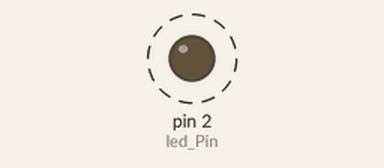
Recording of a sketch running on a simulated Arduino Uno, built with avr-gcc and run on an emulated ATmega328P. On the bench: output pins drawn as LEDs (lit = HIGH). Dashed ring = blinking.

Above: at 0.12 s.
Timing chart, 0 to 3.0 s (numbered marks = the images above):
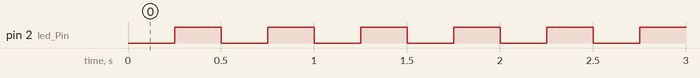

The sketch:

singleLEDBlink.ino
```cpp
/*
Control the blink rate of 1 LED using a custom function
You can control:
- Speed of the blinking (led_BlinkTime in milliseconds)
- Whether it starts as ON/OFF (led_BlinkBeginState)
*/

int led_Pin = 2;
int led_BlinkTime = 500;      // Time for one complete blink cycle (milliseconds)
bool led_BlinkBeginState = false; // Initial state for blinking LED (true = on, false = off)

void setup()
{
  // Initialize LED pin as output
  pinMode(led_Pin, OUTPUT);
}

void loop()
{
  // Control the blinking LED
  bool ledState = blink(led_BlinkTime, led_BlinkBeginState);
  digitalWrite(led_Pin, ledState);
}

// Function to determine LED state for blinking
// Uses timing logic to control the behaviour
// blinkTime = how fast it is blinking (milliseconds)
// beginState = determines whether its starting state is ON or OFF
bool blink(int blinkTime, bool beginState) {
  // Define the boolean variable we will return
  bool ledShouldBeOn = false;

  // Calculate current position in blink cycle
  // Using modulo (%) to get remainder when dividing current time by blink time
  // millis() keeps counting up continuously (0, 1, 2, 3, 4, 5, 6, 7, 8, 9, 10, 11...)
  // millis() % blinkTime creates a repeating pattern (0, 1, 2, 3, 4...497, 498, 499, 0, 1, 2, 3...)
  // This gives us a way to know where we are within each blink cycle
  unsigned long currentTime = millis() % blinkTime;

  // Determine LED state based on timing and beginState
  if(currentTime < (blinkTime / 2)) {
    // We're in the first half of the cycle
    ledShouldBeOn = beginState;  // LED matches beginState in first half
  } else {
    // We're in the second half of the cycle
    ledShouldBeOn = !beginState; // LED is opposite of beginState in second half
  }

  return ledShouldBeOn;
}
```

Measured:
- by itself, pin 2 (led_Pin): alternates HIGH for 0.25 s and LOW for 0.25 s
